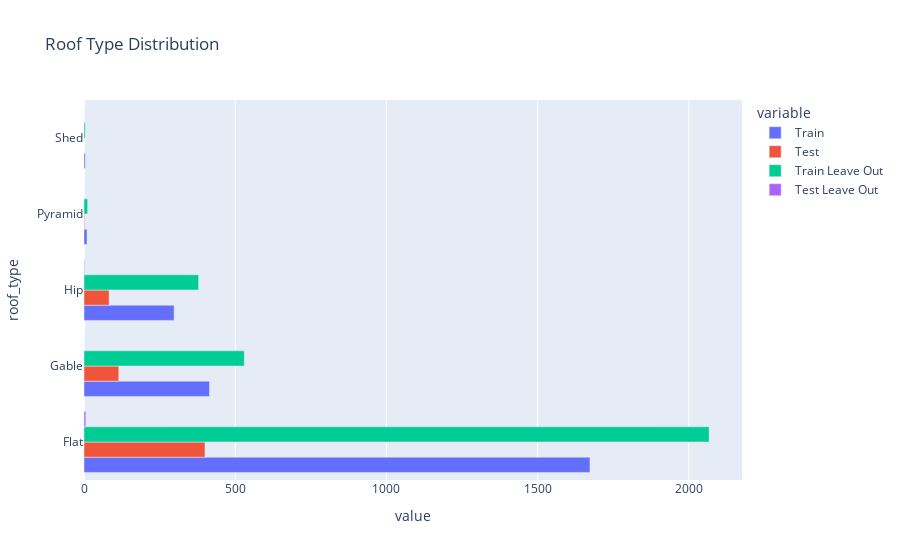

The cell this chart's notebook holds for it:
### Code cell
px.bar(
    df.melt(id_vars='roof_type'),
    y='roof_type',
    x='value',
    color='variable',
    barmode='group',
    title='Roof Type Distribution'
).show()

### Figure 1 — Plotly figure (JSON) as saved in the notebook; plotly's stock layout.template omitted (floating-point values rounded to 4 significant figures)
{"data": [{"alignmentgroup": "True", "hovertemplate": "variable=Train<br>value=%{x}<br>roof_type=%{y}<extra></extra>", "legendgroup": "Train", "marker": {"color": "#636efa", "pattern": {"shape": ""}}, "name": "Train", "offsetgroup": "Train", "orientation": "h", "showlegend": true, "textposition": "auto", "type": "bar", "x": [1673, 415, 298, 10, 4], "xaxis": "x", "y": ["Flat", "Gable", "Hip", "Pyramid", "Shed"], "yaxis": "y"}, {"alignmentgroup": "True", "hovertemplate": "variable=Test<br>value=%{x}<br>roof_type=%{y}<extra></extra>", "legendgroup": "Test", "marker": {"color": "#EF553B", "pattern": {"shape": ""}}, "name": "Test", "offsetgroup": "Test", "orientation": "h", "showlegend": true, "textposition": "auto", "type": "bar", "x": [400, 115, 83, 2, 0], "xaxis": "x", "y": ["Flat", "Gable", "Hip", "Pyramid", "Shed"], "yaxis": "y"}, {"alignmentgroup": "True", "hovertemplate": "variable=Train Leave Out<br>value=%{x}<br>roof_type=%{y}<extra></extra>", "legendgroup": "Train Leave Out", "marker": {"color": "#00cc96", "pattern": {"shape": ""}}, "name": "Train Leave Out", "offsetgroup": "Train Leave Out", "orientation": "h", "showlegend": true, "textposition": "auto", "type": "bar", "x": [2067, 530, 379, 12, 4], "xaxis": "x", "y": ["Flat", "Gable", "Hip", "Pyramid", "Shed"], "yaxis": "y"}, {"alignmentgroup": "True", "hovertemplate": "variable=Test Leave Out<br>value=%{x}<br>roof_type=%{y}<extra></extra>", "legendgroup": "Test Leave Out", "marker": {"color": "#ab63fa", "pattern": {"shape": ""}}, "name": "Test Leave Out", "offsetgroup": "Test Leave Out", "orientation": "h", "showlegend": true, "textposition": "auto", "type": "bar", "x": [6, 0, 2, 0, 0], "xaxis": "x", "y": ["Flat", "Gable", "Hip", "Pyramid", "Shed"], "yaxis": "y"}], "layout": {"barmode": "group", "legend": {"title": {"text": "variable"}, "tracegroupgap": 0}, "title": {"text": "Roof Type Distribution"}, "xaxis": {"anchor": "y", "domain": [0, 1], "title": {"text": "value"}}, "yaxis": {"anchor": "x", "domain": [0, 1], "title": {"text": "roof_type"}}}}
